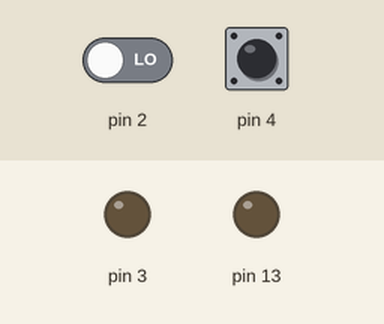
The sketch below on a simulated Arduino Uno, built with avr-gcc and run on an emulated ATmega328P. Shown: output pins drawn as LEDs (lit = HIGH). The test bench sets the inputs (shaded band); at power-on: pin 2 LOW, pin 4 LOW.

Above: at 1.2 s.
1.3 s: pin 2 driven HIGH
At 2.4 s:
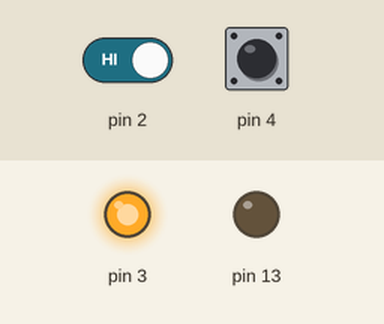
2.8 s: pin 4 driven HIGH
At 3.4 s:
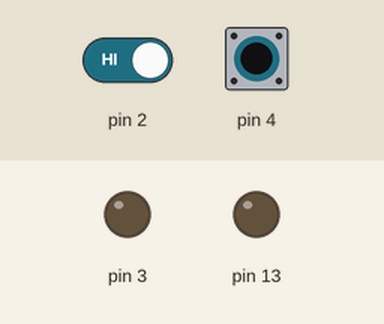
4.3 s: pin 4 driven LOW
At 5.2 s:
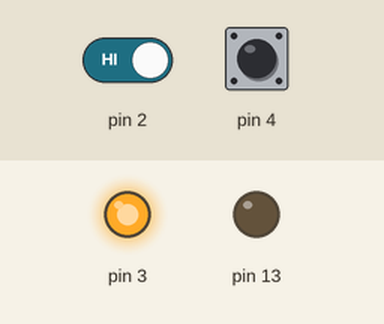
5.8 s: pin 4 pulsed HIGH 2 times (0.12 s each, 0.3 s apart)
Timing chart, 0 to 8.8 s (numbered marks = the images above; inputs shaded):
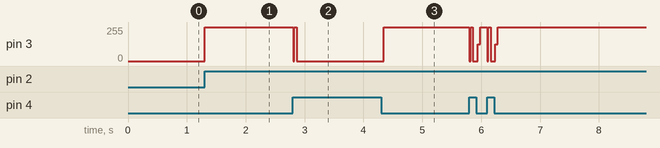

The sketch:

ledSwitcher.ino
```cpp
int button1State = 0;
int button2State = 0;

void setup() {
  pinMode(13, OUTPUT);
  pinMode(2, INPUT);
  pinMode(3, OUTPUT);
  pinMode(4, INPUT);
}

void loop() {
  button1State = digitalRead(2);
  button2State = digitalRead(4);

  if (button1State == 1) {
    digitalWrite(3, HIGH);
  }
  if (button2State == 1) {
    digitalWrite(3, LOW);
  }

  delay(10);
}
```

Measured:
- after the input at 1.3 s, pin 3: 0/255 → 255/255 at once
- after the input at 2.8 s, pin 3: 255/255 → 0/255 at once
- after the input at 4.3 s, pin 3: 0/255 → 255/255 at once
